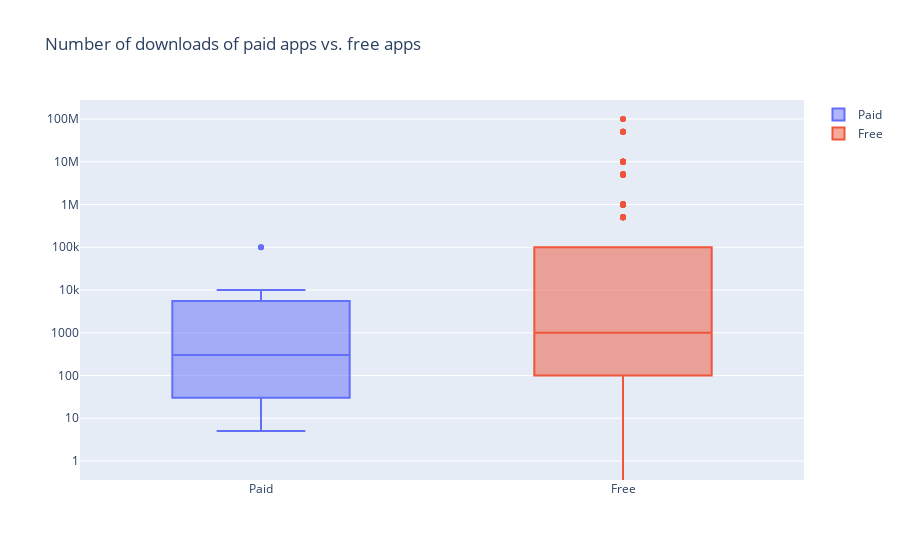

Notebook source saved alongside this figure:
### Markdown cell above
Again, tests are significant of all of the most expensive categories except for Business.

What is happening in that category?

### Code cell
business = apps[apps['Category'] == 'BUSINESS']

trace0 = go.Box(
    # Data for paid apps
    y=business[business['Type'] == 'Paid']['Installs'],
    name = 'Paid'
)

trace1 = go.Box(
    # Data for free apps
    y=business[business['Type'] == 'Free']['Installs'],
    name = 'Free'
)

layout = go.Layout(
    title = "Number of downloads of paid apps vs. free apps",
    yaxis = dict(
        type = 'log',
        autorange = True
    )
)

# Add trace0 and trace1 to a list for plotting
data = [trace0,trace1]
plotly.offline.iplot({'data': data, 'layout': layout})

### Figure 1 — Plotly figure (JSON) as saved in the notebook; plotly's stock layout.template omitted (floating-point values rounded to 4 significant figures; data arrays with more than 128 entries replaced by an {"elided": "..."} marker saying what was removed)
{"data": [{"name": "Paid", "y": [100000, 100000, 100, 5, 500, 1000, 10000, 1000, 50, 10, 100, 10], "type": "box"}, {"name": "Free", "y": {"elided": "408 int values"}, "type": "box"}], "layout": {"title": {"text": "Number of downloads of paid apps vs. free apps"}, "yaxis": {"autorange": true, "type": "log"}}}
